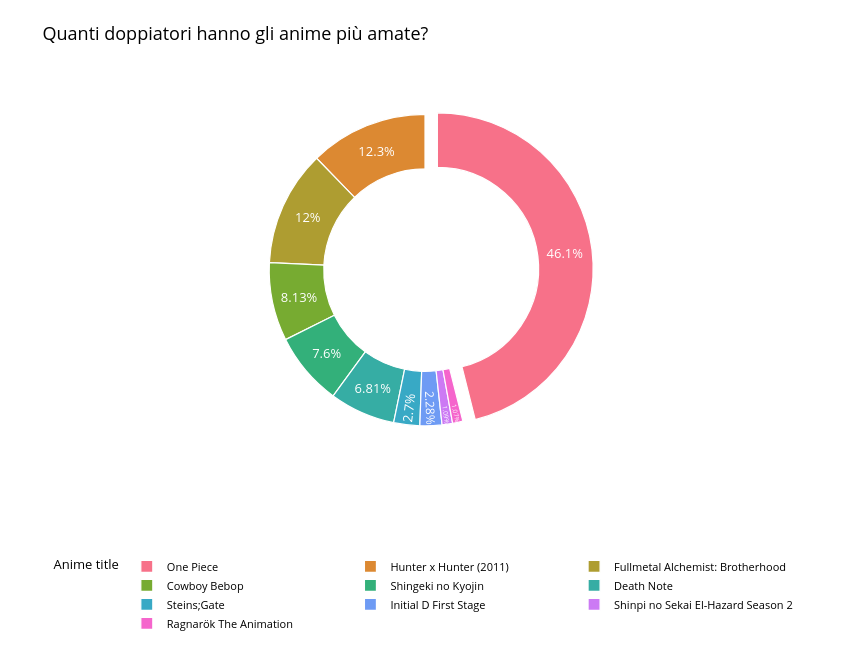

The notebook cell saved with this chart:
### Markdown cell above
## Quanti doppiatori hanno gli anime più amati?

### Code cell
# preparazione dati
details = df_details.copy()
favs = df_favs.copy()
voice_works = df_person_voice_works.copy()

valid_mal_ids = details["mal_id"].unique()
filtered_favs = favs[favs["mal_id"].isin(valid_mal_ids)]

top_anime = filtered_favs["mal_id"].value_counts().head(10).reset_index()
top_anime.columns = ["mal_id", "fav_count"]

top_anime = pd.merge(
    top_anime,
    details[["mal_id", "title"]],
    on="mal_id",
    how="inner"
)

voice_actor_counts = (
    voice_works[voice_works["anime_mal_id"].isin(top_anime["mal_id"])]
    .groupby("anime_mal_id")["person_mal_id"]
    .nunique()
    .reset_index()
)

voice_actor_counts.columns = ["mal_id", "distinct_voice_actors"]

top_anime_voice = pd.merge(
    top_anime,
    voice_actor_counts,
    on="mal_id",
    how="left"
)

top_anime_voice["distinct_voice_actors"] = (
    top_anime_voice["distinct_voice_actors"]
    .fillna(0)
    .astype(int)
)

top_anime_voice = top_anime_voice.sort_values(
    "distinct_voice_actors",
    ascending=False
)

colors = sns.color_palette("husl", len(top_anime_voice)).as_hex()

fig = go.Figure(
    data=[
        go.Pie(
            labels=top_anime_voice["title"],
            values=top_anime_voice["distinct_voice_actors"],
            hole=0.65,
            pull=[0.08 if value == top_anime_voice["distinct_voice_actors"].max() else 0
                  for value in top_anime_voice["distinct_voice_actors"]],
            marker=dict(colors=colors, line=dict(color="white", width=1.2)),
            textinfo="percent",
            textfont=dict(color="white", size=13),
            hovertemplate="<b>%{label}</b><br>Voice actors: %{value}<br>Share: %{percent}<extra></extra>"
        )
    ]
)

fig.update_layout(
    title="Quanti doppiatori hanno gli anime più amate?</sup>",
    template="plotly_white",
    width=850,
    height=650,
    paper_bgcolor="white",
    plot_bgcolor="white",
    font=dict(color="black", size=13),
    margin=dict(l=20, r=20, t=80, b=120),
    legend=dict(
        title="Anime title",
        orientation="h",
        yanchor="top",
        y=-0.08,
        xanchor="center",
        x=0.5,
        font=dict(size=11)
    )
)

fig.update_traces(
    textposition="inside",
    insidetextfont=dict(color="white"),
    domain=dict(x=[0.08, 0.92], y=[0.18, 0.95])
)

fig.show()

### Figure 1 — Plotly figure (JSON) as saved in the notebook; plotly's stock layout.template omitted (floating-point values rounded to 4 significant figures)
{"data": [{"hole": 0.65, "hovertemplate": "<b>%{label}</b><br>Voice actors: %{value}<br>Share: %{percent}<extra></extra>", "labels": ["One Piece", "Hunter x Hunter (2011)", "Fullmetal Alchemist: Brotherhood", "Cowboy Bebop", "Shingeki no Kyojin", "Death Note", "Steins;Gate", "Initial D First Stage", "Shinpi no Sekai El-Hazard Season 2", "Ragnarök The Animation"], "marker": {"colors": ["#f77189", "#dc8932", "#ae9d31", "#77ab31", "#33b07a", "#36ada4", "#38a9c5", "#6e9bf4", "#cc7af4", "#f565cc"], "line": {"color": "white", "width": 1.2}}, "pull": [0.08, 0, 0, 0, 0, 0, 0, 0, 0, 0], "textfont": {"color": "white", "size": 13}, "textinfo": "percent", "values": [2370, 630, 616, 418, 391, 350, 139, 117, 56, 55], "type": "pie", "insidetextfont": {"color": "white"}, "domain": {"x": [0.08, 0.92], "y": [0.18, 0.95]}, "textposition": "inside"}], "layout": {"font": {"color": "black", "size": 13}, "margin": {"l": 20, "r": 20, "t": 80, "b": 120}, "legend": {"font": {"size": 11}, "title": {"text": "Anime title"}, "orientation": "h", "yanchor": "top", "y": -0.08, "xanchor": "center", "x": 0.5}, "title": {"text": "Quanti doppiatori hanno gli anime più amate?</sup>"}, "width": 850, "height": 650, "paper_bgcolor": "white", "plot_bgcolor": "white"}}
